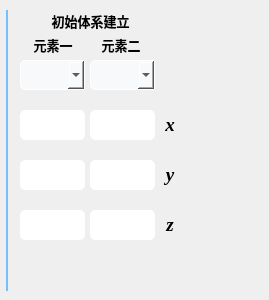
          <widget class="QWidget" name="page_4">
           <widget class="QLabel" name="label_7">
            <property name="geometry">
             <rect>
              <x>30</x>
              <y>10</y>
              <width>121</width>
              <height>21</height>
             </rect>
            </property>
            <property name="font">
             <font>
              <family>微软雅黑</family>
              <pointsize>10</pointsize>
              <weight>75</weight>
              <bold>true</bold>
             </font>
            </property>
            <property name="styleSheet">
             <string notr="true">border-color: rgb(233, 236, 239);
color: rgb(0, 0, 0);</string>
            </property>
            <property name="text">
             <string>初始体系建立</string>
            </property>
            <property name="alignment">
             <set>Qt::AlignCenter</set>
            </property>
           </widget>
           <widget class="QComboBox" name="exp2_ele1_comboBox">
            <property name="geometry">
             <rect>
              <x>20</x>
              <y>60</y>
              <width>65</width>
              <height>30</height>
             </rect>
            </property>
            <property name="font">
             <font>
              <family>Times New Roman</family>
              <pointsize>9</pointsize>
              <weight>75</weight>
              <italic>true</italic>
              <bold>true</bold>
             </font>
            </property>
            <property name="cursor">
             <cursorShape>OpenHandCursor</cursorShape>
            </property>
            <property name="styleSheet">
             <string notr="true">QComboBox{
	border: 1px solid white;
	border-top-right-radius: 2px;
	border-bottom-right-radius: 2px;
    border-top-left-radius: 5px;
	border-bottom-left-radius: 5px;
    padding: 2px 3px 2px 3px;
    min-width: 3em;
	background-color: #f8f9fa;
	
	color: rgb(0, 0, 0);
}


</string>
            </property>
           </widget>
           <widget class="QComboBox" name="exp2_ele2_comboBox">
            <property name="geometry">
             <rect>
              <x>90</x>
              <y>60</y>
              <width>65</width>
              <height>30</height>
             </rect>
            </property>
            <property name="font">
             <font>
              <family>Times New Roman</family>
              <pointsize>9</pointsize>
              <weight>75</weight>
              <italic>true</italic>
              <bold>true</bold>
             </font>
            </property>
            <property name="cursor">
             <cursorShape>OpenHandCursor</cursorShape>
            </property>
            <property name="styleSheet">
             <string notr="true">QComboBox{
	border: 1px solid white;
	border-top-right-radius: 2px;
	border-bottom-right-radius: 2px;
    border-top-left-radius: 5px;
	border-bottom-left-radius: 5px;
    padding: 2px 3px 2px 3px;
    min-width: 3em;
	background-color: #f8f9fa;
	
	color: rgb(0, 0, 0);
}


</string>
            </property>
           </widget>
           <widget class="QLabel" name="label_12">
            <property name="geometry">
             <rect>
              <x>28</x>
              <y>30</y>
              <width>50</width>
              <height>30</height>
             </rect>
            </property>
            <property name="font">
             <font>
              <family>微软雅黑</family>
              <pointsize>10</pointsize>
              <weight>75</weight>
              <bold>true</bold>
             </font>
            </property>
            <property name="styleSheet">
             <string notr="true">border-color: rgb(233, 236, 239);
color: rgb(0, 0, 0);</string>
            </property>
            <property name="text">
             <string>元素一</string>
            </property>
            <property name="alignment">
             <set>Qt::AlignCenter</set>
            </property>
           </widget>
           <widget class="QLabel" name="label_13">
            <property name="geometry">
             <rect>
              <x>96</x>
              <y>30</y>
              <width>50</width>
              <height>30</height>
             </rect>
            </property>
            <property name="font">
             <font>
              <family>微软雅黑</family>
              <pointsize>10</pointsize>
              <weight>75</weight>
              <bold>true</bold>
             </font>
            </property>
            <property name="styleSheet">
             <string notr="true">border-color: rgb(233, 236, 239);
color: rgb(0, 0, 0);</string>
            </property>
            <property name="text">
             <string>元素二</string>
            </property>
            <property name="alignment">
             <set>Qt::AlignCenter</set>
            </property>
           </widget>
           <widget class="QLabel" name="label_14">
            <property name="geometry">
             <rect>
              <x>220</x>
              <y>57</y>
              <width>40</width>
              <height>35</height>
             </rect>
            </property>
            <property name="sizePolicy">
             <sizepolicy hsizetype="Preferred" vsizetype="Preferred">
              <horstretch>0</horstretch>
              <verstretch>0</verstretch>
             </sizepolicy>
            </property>
            <property name="styleSheet">
             <string notr="true">border-image: url(:/background/原子.png);
border-color: rgb(233, 236, 239);</string>
            </property>
            <property name="text">
             <string/>
            </property>
           </widget>
           <widget class="QLabel" name="label_15">
            <property name="geometry">
             <rect>
              <x>220</x>
              <y>107</y>
              <width>40</width>
              <height>35</height>
             </rect>
            </property>
            <property name="sizePolicy">
             <sizepolicy hsizetype="Preferred" vsizetype="Preferred">
              <horstretch>0</horstretch>
              <verstretch>0</verstretch>
             </sizepolicy>
            </property>
            <property name="styleSheet">
             <string notr="true">border-image: url(:/background/坐标轴.png);
border-color: rgb(233, 236, 239);</string>
            </property>
            <property name="text">
             <string/>
            </property>
           </widget>
           <widget class="QLabel" name="label_16">
            <property name="geometry">
             <rect>
              <x>220</x>
              <y>157</y>
              <width>40</width>
              <height>35</height>
             </rect>
            </property>
            <property name="sizePolicy">
             <sizepolicy hsizetype="Preferred" vsizetype="Preferred">
              <horstretch>0</horstretch>
              <verstretch>0</verstretch>
             </sizepolicy>
            </property>
            <property name="styleSheet">
             <string notr="true">border-image: url(:/background/坐标轴.png);
border-color: rgb(233, 236, 239);</string>
            </property>
            <property name="text">
             <string/>
            </property>
           </widget>
           <widget class="QLabel" name="label_17">
            <property name="geometry">
             <rect>
              <x>220</x>
              <y>207</y>
              <width>40</width>
              <height>35</height>
             </rect>
            </property>
            <property name="sizePolicy">
             <sizepolicy hsizetype="Preferred" vsizetype="Preferred">
              <horstretch>0</horstretch>
              <verstretch>0</verstretch>
             </sizepolicy>
            </property>
            <property name="styleSheet">
             <string notr="true">border-image: url(:/background/坐标轴.png);
border-color: rgb(233, 236, 239);</string>
            </property>
            <property name="text">
             <string/>
            </property>
           </widget>
           <widget class="QLabel" name="label_18">
            <property name="geometry">
             <rect>
              <x>155</x>
              <y>110</y>
              <width>30</width>
              <height>30</height>
             </rect>
            </property>
            <property name="font">
             <font>
              <family>Times New Roman</family>
              <pointsize>14</pointsize>
              <weight>75</weight>
              <italic>true</italic>
              <bold>true</bold>
             </font>
            </property>
            <property name="styleSheet">
             <string notr="true">color: rgb(0，0，0);
border-color: rgb(233, 236, 239);</string>
            </property>
            <property name="text">
             <string>x</string>
            </property>
            <property name="alignment">
             <set>Qt::AlignCenter</set>
            </property>
           </widget>
           <widget class="QLabel" name="label_19">
            <property name="geometry">
             <rect>
              <x>155</x>
              <y>160</y>
              <width>30</width>
              <height>30</height>
             </rect>
            </property>
            <property name="font">
             <font>
              <family>Times New Roman</family>
              <pointsize>14</pointsize>
              <weight>75</weight>
              <italic>true</italic>
              <bold>true</bold>
             </font>
            </property>
            <property name="styleSheet">
             <string notr="true">color: rgb(0，0，0);
border-color: rgb(233, 236, 239);</string>
            </property>
            <property name="text">
             <string>y</string>
            </property>
            <property name="alignment">
             <set>Qt::AlignCenter</set>
            </property>
           </widget>
           <widget class="QLabel" name="label_20">
            <property name="geometry">
             <rect>
              <x>155</x>
              <y>210</y>
              <width>30</width>
              <height>30</height>
             </rect>
            </property>
            <property name="font">
             <font>
              <family>Times New Roman</family>
              <pointsize>14</pointsize>
              <weight>75</weight>
              <italic>true</italic>
              <bold>true</bold>
             </font>
            </property>
            <property name="styleSheet">
             <string notr="true">color: rgb(0，0，0);
border-color: rgb(233, 236, 239);</string>
            </property>
            <property name="text">
             <string>z</string>
            </property>
            <property name="alignment">
             <set>Qt::AlignCenter</set>
            </property>
           </widget>
           <widget class="QLineEdit" name="exp2_ele1x_lineEdit">
            <property name="geometry">
             <rect>
              <x>20</x>
              <y>110</y>
              <width>65</width>
              <height>30</height>
             </rect>
            </property>
            <property name="font">
             <font>
              <family>Arial</family>
              <weight>75</weight>
              <bold>true</bold>
             </font>
            </property>
            <property name="styleSheet">
             <string notr="true">border: 1px solid white;
border-radius: 5px;
background-color: rgb(255, 255, 255);
color: rgb(0, 0, 0);</string>
            </property>
           </widget>
           <widget class="QLineEdit" name="exp2_ele2x_lineEdit">
            <property name="geometry">
             <rect>
              <x>90</x>
              <y>110</y>
              <width>65</width>
              <height>30</height>
             </rect>
            </property>
            <property name="font">
             <font>
              <family>Arial</family>
              <weight>75</weight>
              <bold>true</bold>
             </font>
            </property>
            <property name="styleSheet">
             <string notr="true">border: 1px solid white;
border-radius: 5px;
background-color: rgb(255, 255, 255);
color: rgb(0, 0, 0);</string>
            </property>
           </widget>
           <widget class="QLineEdit" name="exp2_ele1y_lineEdit">
            <property name="geometry">
             <rect>
              <x>20</x>
              <y>160</y>
              <width>65</width>
              <height>30</height>
             </rect>
            </property>
            <property name="font">
             <font>
              <family>Arial</family>
              <weight>75</weight>
              <bold>true</bold>
             </font>
            </property>
            <property name="styleSheet">
             <string notr="true">border: 1px solid white;
border-radius: 5px;
background-color: rgb(255, 255, 255);
color: rgb(0, 0, 0);</string>
            </property>
           </widget>
           <widget class="QLineEdit" name="exp2_ele2y_lineEdit">
            <property name="geometry">
             <rect>
              <x>90</x>
              <y>160</y>
              <width>65</width>
              <height>30</height>
             </rect>
            </property>
            <property name="font">
             <font>
              <family>Arial</family>
              <weight>75</weight>
              <bold>true</bold>
             </font>
            </property>
            <property name="styleSheet">
             <string notr="true">border: 1px solid white;
border-radius: 5px;
background-color: rgb(255, 255, 255);
color: rgb(0, 0, 0);</string>
            </property>
           </widget>
           <widget class="QLineEdit" name="exp2_ele1z_lineEdit">
            <property name="geometry">
             <rect>
              <x>20</x>
              <y>210</y>
              <width>65</width>
              <height>30</height>
             </rect>
            </property>
            <property name="font">
             <font>
              <family>Arial</family>
              <weight>75</weight>
              <bold>true</bold>
             </font>
            </property>
            <property name="styleSheet">
             <string notr="true">border: 1px solid white;
border-radius: 5px;
background-color: rgb(255, 255, 255);
color: rgb(0, 0, 0);</string>
            </property>
           </widget>
           <widget class="QLineEdit" name="exp2_ele2z_lineEdit">
            <property name="geometry">
             <rect>
              <x>90</x>
              <y>210</y>
              <width>65</width>
              <height>30</height>
             </rect>
            </property>
            <property name="font">
             <font>
              <family>Arial</family>
              <weight>75</weight>
              <bold>true</bold>
             </font>
            </property>
            <property name="styleSheet">
             <string notr="true">border: 1px solid white;
border-radius: 5px;
background-color: rgb(255, 255, 255);
color: rgb(0, 0, 0);</string>
            </property>
           </widget>
           <widget class="Line" name="line_6">
            <property name="geometry">
             <rect>
              <x>5</x>
              <y>10</y>
              <width>5</width>
              <height>281</height>
             </rect>
            </property>
            <property name="styleSheet">
             <string notr="true">color: rgb(116, 192, 252);</string>
            </property>
            <property name="frameShadow">
             <enum>QFrame::Plain</enum>
            </property>
            <property name="lineWidth">
             <number>2</number>
            </property>
            <property name="orientation">
             <enum>Qt::Vertical</enum>
            </property>
           </widget>
          </widget>
